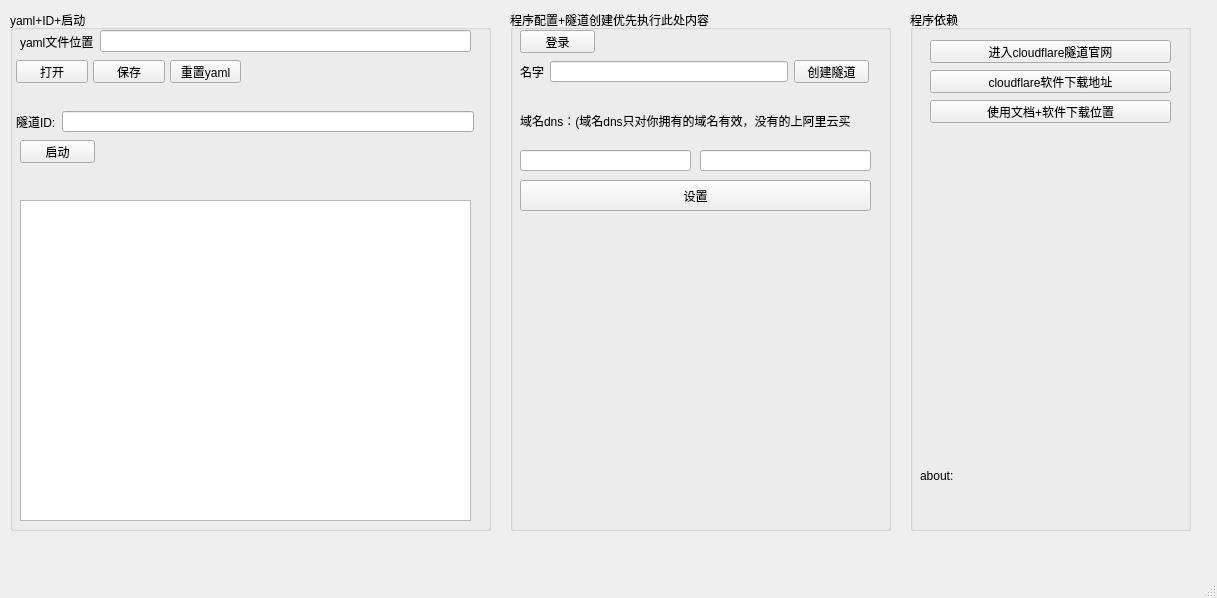
<?xml version="1.0" encoding="UTF-8"?>
<ui version="4.0">
 <class>MainWindow</class>
 <widget class="QMainWindow" name="MainWindow">
  <property name="geometry">
   <rect>
    <x>0</x>
    <y>0</y>
    <width>1217</width>
    <height>598</height>
   </rect>
  </property>
  <property name="windowTitle">
   <string>cloudflare UI platform</string>
  </property>
  <property name="windowIcon">
   <iconset resource="Icon.qrc">
    <normaloff>:/new/prefix1/CF_logomark.png</normaloff>:/new/prefix1/CF_logomark.png</iconset>
  </property>
  <widget class="QWidget" name="centralwidget">
   <widget class="QGroupBox" name="cmdg">
    <property name="geometry">
     <rect>
      <x>510</x>
      <y>10</y>
      <width>381</width>
      <height>521</height>
     </rect>
    </property>
    <property name="title">
     <string>程序配置+隧道创建优先执行此处内容</string>
    </property>
    <widget class="QPushButton" name="login">
     <property name="geometry">
      <rect>
       <x>10</x>
       <y>20</y>
       <width>75</width>
       <height>23</height>
      </rect>
     </property>
     <property name="text">
      <string>登录</string>
     </property>
    </widget>
    <widget class="QPushButton" name="createTunnel">
     <property name="geometry">
      <rect>
       <x>284</x>
       <y>50</y>
       <width>75</width>
       <height>23</height>
      </rect>
     </property>
     <property name="text">
      <string>创建隧道</string>
     </property>
    </widget>
    <widget class="QLineEdit" name="Tunnelname">
     <property name="geometry">
      <rect>
       <x>40</x>
       <y>51</y>
       <width>238</width>
       <height>21</height>
      </rect>
     </property>
    </widget>
    <widget class="QLabel" name="label_3">
     <property name="geometry">
      <rect>
       <x>10</x>
       <y>50</y>
       <width>24</width>
       <height>23</height>
      </rect>
     </property>
     <property name="text">
      <string>名字</string>
     </property>
    </widget>
    <widget class="QLineEdit" name="dnsname">
     <property name="geometry">
      <rect>
       <x>10</x>
       <y>140</y>
       <width>171</width>
       <height>21</height>
      </rect>
     </property>
    </widget>
    <widget class="QLineEdit" name="domain">
     <property name="geometry">
      <rect>
       <x>190</x>
       <y>140</y>
       <width>171</width>
       <height>21</height>
      </rect>
     </property>
    </widget>
    <widget class="QPushButton" name="setdns">
     <property name="geometry">
      <rect>
       <x>10</x>
       <y>170</y>
       <width>351</width>
       <height>31</height>
      </rect>
     </property>
     <property name="text">
      <string>设置</string>
     </property>
    </widget>
    <widget class="QLabel" name="label_4">
     <property name="geometry">
      <rect>
       <x>10</x>
       <y>100</y>
       <width>351</width>
       <height>21</height>
      </rect>
     </property>
     <property name="text">
      <string>域名dns：(域名dns只对你拥有的域名有效，没有的上阿里云买</string>
     </property>
    </widget>
    <widget class="QLabel" name="alldns">
     <property name="geometry">
      <rect>
       <x>22</x>
       <y>215</y>
       <width>51</width>
       <height>20</height>
      </rect>
     </property>
     <property name="text">
      <string/>
     </property>
    </widget>
   </widget>
   <widget class="QGroupBox" name="yaml">
    <property name="geometry">
     <rect>
      <x>10</x>
      <y>10</y>
      <width>481</width>
      <height>521</height>
     </rect>
    </property>
    <property name="title">
     <string>yaml+ID+启动</string>
    </property>
    <widget class="QPushButton" name="res">
     <property name="geometry">
      <rect>
       <x>160</x>
       <y>50</y>
       <width>71</width>
       <height>23</height>
      </rect>
     </property>
     <property name="text">
      <string>重置yaml</string>
     </property>
    </widget>
    <widget class="QPushButton" name="saveyaml">
     <property name="geometry">
      <rect>
       <x>83</x>
       <y>50</y>
       <width>72</width>
       <height>23</height>
      </rect>
     </property>
     <property name="text">
      <string>保存</string>
     </property>
    </widget>
    <widget class="QPushButton" name="openyaml">
     <property name="geometry">
      <rect>
       <x>6</x>
       <y>50</y>
       <width>72</width>
       <height>23</height>
      </rect>
     </property>
     <property name="text">
      <string>打开</string>
     </property>
    </widget>
    <widget class="QTextEdit" name="yamledit">
     <property name="geometry">
      <rect>
       <x>10</x>
       <y>190</y>
       <width>451</width>
       <height>321</height>
      </rect>
     </property>
    </widget>
    <widget class="QWidget" name="layoutWidget">
     <property name="geometry">
      <rect>
       <x>10</x>
       <y>20</y>
       <width>451</width>
       <height>23</height>
      </rect>
     </property>
     <layout class="QHBoxLayout" name="pp">
      <item>
       <widget class="QLabel" name="label">
        <property name="text">
         <string>yaml文件位置</string>
        </property>
       </widget>
      </item>
      <item>
       <widget class="QLineEdit" name="path"/>
      </item>
     </layout>
    </widget>
    <widget class="QPushButton" name="open">
     <property name="geometry">
      <rect>
       <x>10</x>
       <y>130</y>
       <width>75</width>
       <height>23</height>
      </rect>
     </property>
     <property name="text">
      <string>启动</string>
     </property>
    </widget>
    <widget class="QLineEdit" name="TunnelID">
     <property name="geometry">
      <rect>
       <x>52</x>
       <y>101</y>
       <width>412</width>
       <height>21</height>
      </rect>
     </property>
     <property name="text">
      <string/>
     </property>
    </widget>
    <widget class="QLabel" name="label_2">
     <property name="geometry">
      <rect>
       <x>6</x>
       <y>100</y>
       <width>40</width>
       <height>23</height>
      </rect>
     </property>
     <property name="text">
      <string>隧道ID:</string>
     </property>
    </widget>
   </widget>
   <widget class="QGroupBox" name="groupBox">
    <property name="geometry">
     <rect>
      <x>910</x>
      <y>10</y>
      <width>281</width>
      <height>521</height>
     </rect>
    </property>
    <property name="title">
     <string>程序依赖</string>
    </property>
    <widget class="QPushButton" name="download">
     <property name="geometry">
      <rect>
       <x>20</x>
       <y>30</y>
       <width>241</width>
       <height>23</height>
      </rect>
     </property>
     <property name="text">
      <string>进入cloudflare隧道官网</string>
     </property>
    </widget>
    <widget class="QPushButton" name="github_download">
     <property name="geometry">
      <rect>
       <x>20</x>
       <y>90</y>
       <width>241</width>
       <height>23</height>
      </rect>
     </property>
     <property name="text">
      <string>使用文档+软件下载位置</string>
     </property>
    </widget>
    <widget class="QPushButton" name="cloud_download">
     <property name="geometry">
      <rect>
       <x>20</x>
       <y>60</y>
       <width>241</width>
       <height>23</height>
      </rect>
     </property>
     <property name="text">
      <string>cloudflare软件下载地址</string>
     </property>
    </widget>
    <widget class="QLabel" name="about">
     <property name="geometry">
      <rect>
       <x>10</x>
       <y>420</y>
       <width>261</width>
       <height>91</height>
      </rect>
     </property>
     <property name="text">
      <string>about:</string>
     </property>
    </widget>
   </widget>
  </widget>
  <widget class="QMenuBar" name="menubar">
   <property name="geometry">
    <rect>
     <x>0</x>
     <y>0</y>
     <width>1217</width>
     <height>21</height>
    </rect>
   </property>
  </widget>
  <widget class="QStatusBar" name="statusbar"/>
 </widget>
 <resources>
  <include location="Icon.qrc"/>
 </resources>
 <connections/>
</ui>
